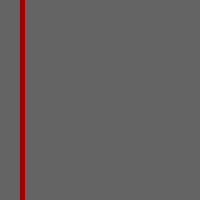
Frame 1 (no input)
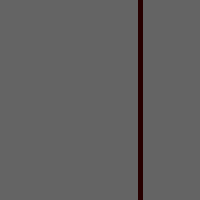
Frame 60 (the mouse pressed at the canvas centre just before this capture)
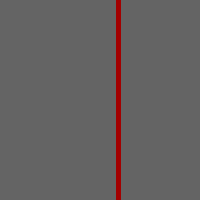
Frame 120 (the mouse held since frame 60 and released just before this capture)

The Processing sketch that drew these frames (run headless with seeded random() and noise(); from frame 60 on, the mouse is pressed at the canvas centre):

// Processing sketch: e141_pjs_audio
// ── e141_pjs_audio.pde
interface JavaScript {
  void playSound0();
  void playSound1();
}
void bindJavascript(JavaScript js) {
  javascript = js;
}
JavaScript javascript;

int x, dx;
void setup() {
  size(200, 200);
  noStroke();
  x = 20;
  dx = 2;
}
void draw() {
  background(100);
  fill(random(255),0,0);
  rect(x, 0, 5, height);
  x = x + dx;
  if(x < 1) {
    if(javascript != null) {
      javascript.playSound0();
    }
    x = 0;
    dx = 2;
  }
  if(x > width) {
    if(javascript != null) {
      javascript.playSound1();
    }
    x = width;
    dx = -3;    
  }  
}
